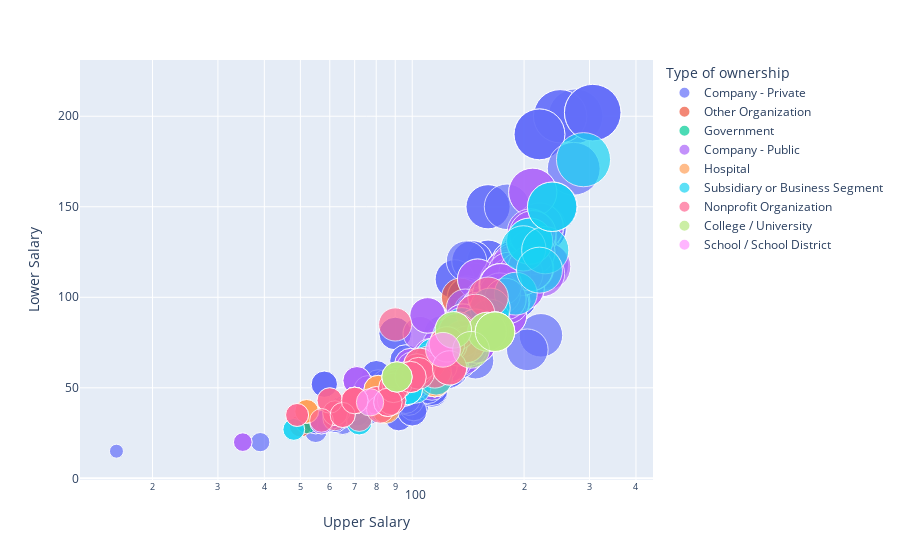

Notebook code for this chart:
### Code cell
#scatter sul rapporto basso/alto stipendio in base al tipo di azienda
fig = px.scatter(df, x='Upper Salary', y='Lower Salary', size='Avg Salary(K)',
	          color="Type of ownership", hover_name="Job Title", height= 1000, log_x=True, size_max=40)
fig.show()

### Figure 1 — Plotly figure (JSON) as saved in the notebook; plotly's stock layout.template omitted (floating-point values rounded to 4 significant figures; data arrays with more than 128 entries replaced by an {"elided": "..."} marker saying what was removed)
{"data": [{"hovertemplate": "<b>%{hovertext}</b><br><br>Type of ownership=Company - Private<br>Upper Salary=%{x}<br>Lower Salary=%{y}<br>Avg Salary(K)=%{marker.size}<extra></extra>", "hovertext": {"elided": "410 str values"}, "legendgroup": "Company - Private", "marker": {"color": "#636efa", "size": {"elided": "410 float values"}, "sizemode": "area", "sizeref": 0.1588, "symbol": "circle"}, "mode": "markers", "name": "Company - Private", "orientation": "v", "showlegend": true, "type": "scatter", "x": {"elided": "410 int values"}, "xaxis": "x", "y": {"elided": "410 int values"}, "yaxis": "y"}, {"hovertemplate": "<b>%{hovertext}</b><br><br>Type of ownership=Other Organization<br>Upper Salary=%{x}<br>Lower Salary=%{y}<br>Avg Salary(K)=%{marker.size}<extra></extra>", "hovertext": ["Healthcare Data Scientist", "Project Scientist", "Sr Data Analyst - IT", "Scientist – Cancer Discovery, Molecular Assay", "Sr Data Analyst - IT"], "legendgroup": "Other Organization", "marker": {"color": "#EF553B", "size": [87.5, 39.5, 72.5, 117.5, 72.5], "sizemode": "area", "sizeref": 0.1588, "symbol": "circle"}, "mode": "markers", "name": "Other Organization", "orientation": "v", "showlegend": true, "type": "scatter", "x": [112, 50, 93, 135, 93], "xaxis": "x", "y": [63, 29, 52, 100, 52], "yaxis": "y"}, {"hovertemplate": "<b>%{hovertext}</b><br><br>Type of ownership=Government<br>Upper Salary=%{x}<br>Lower Salary=%{y}<br>Avg Salary(K)=%{marker.size}<extra></extra>", "hovertext": ["Data Scientist", "Data Scientist", "Data Scientist in Artificial Intelligence Early Career", "Data Scientist - Bioinformatics", "Senior Data Scientist Statistics", "Risk and Analytics IT, Data Scientist", "Medical Technologist / Clinical Laboratory Scientist", "Risk and Analytics IT, Data Scientist", "Computational Chemist/Data Scientist", "Senior Data Scientist Artificial Intelligence", "Senior Data Scientist 4 Artificial Intelligence", "Computational Chemist/Data Scientist", "Senior Data Scientist Artificial Intelligence", "Senior Data Scientist 4 Artificial Intelligence", "Data Scientist in Artificial Intelligence Early Career"], "legendgroup": "Government", "marker": {"color": "#00cc96", "size": [76.5, 76.5, 67, 67, 98.5, 120, 41.5, 120, 76.5, 80.5, 119, 76.5, 80.5, 119, 67], "sizemode": "area", "sizeref": 0.1588, "symbol": "circle"}, "mode": "markers", "name": "Government", "orientation": "v", "showlegend": true, "type": "scatter", "x": [97, 97, 85, 85, 123, 149, 52, 149, 97, 101, 146, 97, 101, 146, 85], "xaxis": "x", "y": [56, 56, 49, 49, 74, 91, 31, 91, 56, 60, 92, 56, 60, 92, 49], "yaxis": "y"}, {"hovertemplate": "<b>%{hovertext}</b><br><br>Type of ownership=Company - Public<br>Upper Salary=%{x}<br>Lower Salary=%{y}<br>Avg Salary(K)=%{marker.size}<extra></extra>", "hovertext": {"elided": "193 str values"}, "legendgroup": "Company - Public", "marker": {"color": "#ab63fa", "size": {"elided": "193 float values"}, "sizemode": "area", "sizeref": 0.1588, "symbol": "circle"}, "mode": "markers", "name": "Company - Public", "orientation": "v", "showlegend": true, "type": "scatter", "x": {"elided": "193 int values"}, "xaxis": "x", "y": {"elided": "193 int values"}, "yaxis": "y"}, {"hovertemplate": "<b>%{hovertext}</b><br><br>Type of ownership=Hospital<br>Upper Salary=%{x}<br>Lower Salary=%{y}<br>Avg Salary(K)=%{marker.size}<extra></extra>", "hovertext": ["Research Scientist", "Research Scientist", "Principal Scientist, Chemistry & Immunology", "Principal Scientist, Hematology", "Medical Laboratory Scientist", "Principal Scientist, Chemistry & Immunology", "Principal Scientist, Hematology", "Medical Laboratory Scientist", "Clinical Laboratory Scientist", "Principal Scientist, Chemistry & Immunology", "Principal Scientist, Hematology", "Medical Laboratory Scientist", "Clinical Laboratory Scientist", "Medical Laboratory Scientist", "Clinical Laboratory Scientist"], "legendgroup": "Hospital", "marker": {"color": "#FFA15A", "size": [61, 61.5, 84.5, 84.5, 44.5, 84.5, 84.5, 44.5, 65, 84.5, 84.5, 44.5, 65, 44.5, 65], "sizemode": "area", "sizeref": 0.1588, "symbol": "circle"}, "mode": "markers", "name": "Hospital", "orientation": "v", "showlegend": true, "type": "scatter", "x": [84, 85, 115, 115, 52, 115, 115, 52, 81, 115, 115, 52, 81, 52, 81], "xaxis": "x", "y": [38, 38, 54, 54, 37, 54, 54, 37, 49, 54, 54, 37, 49, 37, 49], "yaxis": "y"}, {"hovertemplate": "<b>%{hovertext}</b><br><br>Type of ownership=Subsidiary or Business Segment<br>Upper Salary=%{x}<br>Lower Salary=%{y}<br>Avg Salary(K)=%{marker.size}<extra></extra>", "hovertext": ["Data Engineer I", "Data Scientist", "Senior Data Scientist", "Scientist", "Scientist", "Data Scientist, Rice University", "Sr. Data Scientist - Analytics, Personalized Healthcare (PHC)", "Digital Marketing & ECommerce Data Analyst", "Data Scientist", "Sr. Data Scientist - Analytics, Personalized Healthcare (PHC)", "Data Scientist", "Digital Marketing & ECommerce Data Analyst", "Associate Scientist/Scientist, Process Analytical Technology - Small Molecule Analytical Chemistry", "Program/Data Analyst", "Senior Data Scientist", "Scientist, Molecular/Cellular Biologist", "Data Scientist", "Sr. Data Engineer (ETL Developer)", "Principal Machine Learning Scientist", "Data Scientist", "Staff Data Engineer", "Data Analyst, Performance Partnership", "Principal Data Scientist", "Scientist, Molecular/Cellular Biologist", "Clinical Data Analyst", "Data Engineer - ETL", "Sr. Data Engineer (ETL Developer)", "Research Scientist or Senior Research Scientist - Computer Vision", "Research Scientist / Principal Research Scientist - Multiphysical Systems", "Senior Data Scientist", "Principal Data Scientist", "Data Scientist (Warehouse Automation)", "Scientist, Molecular/Cellular Biologist", "Clinical Data Analyst"], "legendgroup": "Subsidiary or Business Segment", "marker": {"color": "#19d3f3", "size": [146, 91, 107, 76, 85.5, 87.5, 169, 51.5, 72.5, 169, 163, 51.5, 125, 77, 110, 73, 91, 115.5, 232.5, 128, 177, 73, 194, 73, 37.5, 65, 115.5, 121, 167.5, 107, 194, 103, 73, 37.5], "sizemode": "area", "sizeref": 0.1588, "symbol": "circle"}, "mode": "markers", "name": "Subsidiary or Business Segment", "orientation": "v", "showlegend": true, "type": "scatter", "x": [190, 114, 132, 102, 116, 110, 207, 72, 92, 207, 199, 72, 162, 99, 136, 97, 114, 148, 289, 162, 228, 92, 238, 97, 48, 86, 148, 161, 220, 132, 238, 127, 97, 48], "xaxis": "x", "y": [102, 68, 82, 50, 55, 65, 131, 31, 53, 131, 127, 31, 88, 55, 84, 49, 68, 83, 176, 94, 126, 54, 150, 49, 27, 44, 83, 81, 115, 82, 150, 79, 49, 27], "yaxis": "y"}, {"hovertemplate": "<b>%{hovertext}</b><br><br>Type of ownership=Nonprofit Organization<br>Upper Salary=%{x}<br>Lower Salary=%{y}<br>Avg Salary(K)=%{marker.size}<extra></extra>", "hovertext": ["Data Scientist", "Data Scientist", "Data Scientist", "Data Scientist", "Data Scientist II", "Data Engineer 4 - Contract", "MongoDB Data Engineer II", "Data Engineer 5 - Contract (Remote)", "Senior Data Analyst", "Medical Lab Scientist", "MED TECH/LAB SCIENTIST - LABORATORY", "Analytics Manager - Data Mart", "MED TECH/LAB SCIENTIST- SOUTH COASTAL LAB", "Associate Data Scientist/Computer Scientist", "Data Analyst", "Data Engineer 5 - Contract (Remote)", "Data Scientist", "Senior Data Analyst", "Lead Health Data Analyst - Front End", "Research Scientist", "Medical Lab Scientist", "Junior Data Analyst", "MED TECH/LAB SCIENTIST - LABORATORY", "RESEARCH SCIENTIST - BIOLOGICAL SAFETY", "Data Operations Lead", "Marketing Data Analyst", "Analytics Manager - Data Mart", "Data Engineer", "MED TECH/LAB SCIENTIST- SOUTH COASTAL LAB", "Senior Data Science Systems Engineer", "Medical Lab Scientist - MLT", "RESEARCH COMPUTER SCIENTIST - RESEARCH ENGINEER - SR. COMPUTER SCIENTIST - SOFTWARE DEVELOPMENT", "Senior Research Analytical Scientist-Non-Targeted Analysis", "Marketing Data Analyst", "Data Scientist - Systems Engineering", "Data Analyst 1, full-time contract worker for up to 12 months", "Analytics Manager - Data Mart", "Data Engineer", "MED TECH/LAB SCIENTIST- SOUTH COASTAL LAB", "Senior Data Science Systems Engineer", "Research Scientist – Security and Privacy", "Data Analyst 2 (Missionary Department)", "Medical Lab Scientist - MLT", "RESEARCH COMPUTER SCIENTIST - RESEARCH ENGINEER - SR. COMPUTER SCIENTIST - SOFTWARE DEVELOPMENT", "Senior Research Analytical Scientist-Non-Targeted Analysis", "Data Engineer", "Foundational Community Supports Data Analyst", "Data Scientist - Systems Engineering", "Data Analyst 1, full-time contract worker for up to 12 months", "Jr. Data Scientist", "Analytics Manager - Data Mart", "Data Engineer", "MED TECH/LAB SCIENTIST- SOUTH COASTAL LAB", "Senior Data Science Systems Engineer", "Research Scientist – Security and Privacy"], "legendgroup": "Nonprofit Organization", "marker": {"color": "#FF6692", "size": [87.5, 84, 130, 97.5, 119.5, 87, 106.5, 107, 61.5, 42, 56.5, 64, 56.5, 81.5, 47.5, 107, 84, 61.5, 100, 52.5, 42, 50, 56.5, 60, 87.5, 49, 64, 99, 56.5, 77.5, 51.5, 71.5, 65.5, 49, 69.5, 50, 64, 99, 56.5, 77.5, 93.5, 72, 51.5, 71.5, 65.5, 81, 44.5, 69.5, 50, 106.5, 64, 99, 56.5, 77.5, 93.5], "sizemode": "area", "sizeref": 0.1588, "symbol": "circle"}, "mode": "markers", "name": "Nonprofit Organization", "orientation": "v", "showlegend": true, "type": "scatter", "x": [111, 105, 160, 123, 148, 115, 136, 140, 80, 49, 70, 86, 70, 103, 62, 140, 105, 80, 126, 72, 49, 63, 70, 82, 90, 62, 86, 124, 70, 99, 60, 91, 88, 62, 89, 65, 86, 124, 70, 99, 126, 91, 60, 91, 88, 104, 57, 89, 65, 132, 86, 124, 70, 99, 126], "xaxis": "x", "y": [64, 63, 100, 72, 91, 59, 77, 74, 43, 35, 43, 42, 43, 60, 33, 74, 63, 43, 74, 33, 35, 37, 43, 38, 85, 36, 42, 74, 43, 56, 43, 52, 43, 36, 50, 35, 42, 74, 43, 56, 61, 53, 43, 52, 43, 58, 32, 50, 35, 81, 42, 74, 43, 56, 61], "yaxis": "y"}, {"hovertemplate": "<b>%{hovertext}</b><br><br>Type of ownership=College / University<br>Upper Salary=%{x}<br>Lower Salary=%{y}<br>Avg Salary(K)=%{marker.size}<extra></extra>", "hovertext": ["Senior Research Scientist - Embedded System Development for DevOps", "Machine Learning Research Scientist", "Senior Research Scientist-Machine Learning", "Machine Learning Research Scientist", "Senior Research Scientist-Machine Learning", "Project Scientist - Auton Lab, Robotics Institute", "Geospatial Software Developer and Data Scientist", "Senior Research Scientist-Machine Learning", "Project Scientist - Auton Lab, Robotics Institute", "Geospatial Software Developer and Data Scientist", "Research Scientist, Machine Learning Department", "Senior Research Scientist-Machine Learning", "Project Scientist - Auton Lab, Robotics Institute"], "legendgroup": "College / University", "marker": {"color": "#B6E880", "size": [124, 120, 124, 120, 124, 73.5, 105.5, 124, 73.5, 105.5, 107.5, 124, 73.5], "sizemode": "area", "sizeref": 0.1588, "symbol": "circle"}, "mode": "markers", "name": "College / University", "orientation": "v", "showlegend": true, "type": "scatter", "x": [167, 159, 167, 159, 167, 91, 129, 167, 91, 129, 144, 167, 91], "xaxis": "x", "y": [81, 81, 81, 81, 81, 56, 82, 81, 56, 82, 71, 81, 56], "yaxis": "y"}, {"hovertemplate": "<b>%{hovertext}</b><br><br>Type of ownership=School / School District<br>Upper Salary=%{x}<br>Lower Salary=%{y}<br>Avg Salary(K)=%{marker.size}<extra></extra>", "hovertext": ["Data Analyst", "Data Scientist"], "legendgroup": "School / School District", "marker": {"color": "#FF97FF", "size": [59.5, 96], "sizemode": "area", "sizeref": 0.1588, "symbol": "circle"}, "mode": "markers", "name": "School / School District", "orientation": "v", "showlegend": true, "type": "scatter", "x": [77, 121], "xaxis": "x", "y": [42, 71], "yaxis": "y"}], "layout": {"autosize": true, "legend": {"itemsizing": "constant", "title": {"text": "Type of ownership"}, "tracegroupgap": 0}, "margin": {"t": 60}, "xaxis": {"anchor": "y", "autorange": true, "domain": [0, 1], "range": [1.12, 2.601], "title": {"text": "Upper Salary"}, "type": "log"}, "yaxis": {"anchor": "x", "autorange": true, "domain": [0, 1], "range": [2.065, 221.0], "title": {"text": "Lower Salary"}, "type": "linear"}}}
